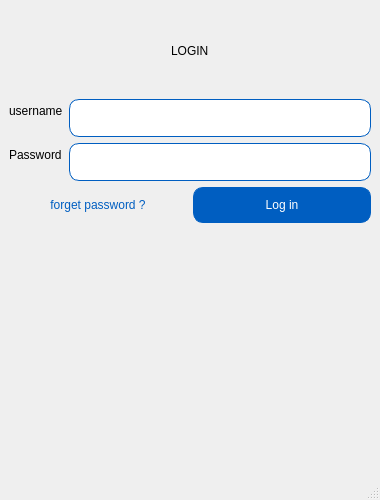
<?xml version="1.0" encoding="UTF-8"?>
<ui version="4.0">
 <class>Login</class>
 <widget class="QMainWindow" name="Login">
  <property name="geometry">
   <rect>
    <x>0</x>
    <y>0</y>
    <width>380</width>
    <height>500</height>
   </rect>
  </property>
  <property name="minimumSize">
   <size>
    <width>380</width>
    <height>500</height>
   </size>
  </property>
  <property name="maximumSize">
   <size>
    <width>380</width>
    <height>500</height>
   </size>
  </property>
  <property name="windowTitle">
   <string>MainWindow</string>
  </property>
  <property name="styleSheet">
   <string notr="true">#Login {
	font: 12pt &quot;Noto Sans&quot;;
}

#title {
	font: 700 30pt &quot;Noto Sans&quot;;
	padding: 35px
}

#username_input, #password_input, #login_button {
	border: 1px solid  rgb(0, 94, 193);
	border-radius: 10px;
	padding: 10px;
	selection-color: rgb(255, 255, 255);
}

#login_button {
	background-color: rgb(0, 94, 193);
	color: rgb(255, 255, 255);
}

#login_button::hover {
	
	background-color: #0066cc;
	color: rgb(255, 255, 255);
}

#forget_password_link {
	color: rgb(0, 94, 193);
	border: none;
}</string>
  </property>
  <widget class="QWidget" name="centralwidget">
   <layout class="QVBoxLayout" name="verticalLayout">
    <item>
     <layout class="QHBoxLayout" name="horizontalLayout_2">
      <item>
       <spacer name="horizontalSpacer">
        <property name="orientation">
         <enum>Qt::Orientation::Horizontal</enum>
        </property>
        <property name="sizeHint" stdset="0">
         <size>
          <width>40</width>
          <height>20</height>
         </size>
        </property>
       </spacer>
      </item>
      <item>
       <widget class="QLabel" name="title">
        <property name="text">
         <string>LOGIN</string>
        </property>
       </widget>
      </item>
      <item>
       <spacer name="horizontalSpacer_2">
        <property name="orientation">
         <enum>Qt::Orientation::Horizontal</enum>
        </property>
        <property name="sizeHint" stdset="0">
         <size>
          <width>40</width>
          <height>20</height>
         </size>
        </property>
       </spacer>
      </item>
     </layout>
    </item>
    <item>
     <layout class="QFormLayout" name="formLayout">
      <item row="0" column="0">
       <widget class="QLabel" name="username_label">
        <property name="text">
         <string>username</string>
        </property>
       </widget>
      </item>
      <item row="0" column="1">
       <widget class="QLineEdit" name="username_input"/>
      </item>
      <item row="1" column="0">
       <widget class="QLabel" name="password_label">
        <property name="text">
         <string>Password</string>
        </property>
       </widget>
      </item>
      <item row="1" column="1">
       <widget class="QLineEdit" name="password_input"/>
      </item>
     </layout>
    </item>
    <item>
     <layout class="QHBoxLayout" name="horizontalLayout">
      <item>
       <widget class="QPushButton" name="forget_password_link">
        <property name="cursor">
         <cursorShape>PointingHandCursor</cursorShape>
        </property>
        <property name="text">
         <string>forget password ?</string>
        </property>
       </widget>
      </item>
      <item>
       <widget class="QPushButton" name="login_button">
        <property name="text">
         <string>Log in</string>
        </property>
       </widget>
      </item>
     </layout>
    </item>
    <item>
     <spacer name="verticalSpacer">
      <property name="orientation">
       <enum>Qt::Orientation::Vertical</enum>
      </property>
      <property name="sizeHint" stdset="0">
       <size>
        <width>20</width>
        <height>170</height>
       </size>
      </property>
     </spacer>
    </item>
   </layout>
  </widget>
  <widget class="QStatusBar" name="statusBar"/>
 </widget>
 <tabstops>
  <tabstop>username_input</tabstop>
  <tabstop>password_input</tabstop>
  <tabstop>login_button</tabstop>
  <tabstop>forget_password_link</tabstop>
 </tabstops>
 <resources/>
 <connections/>
</ui>
